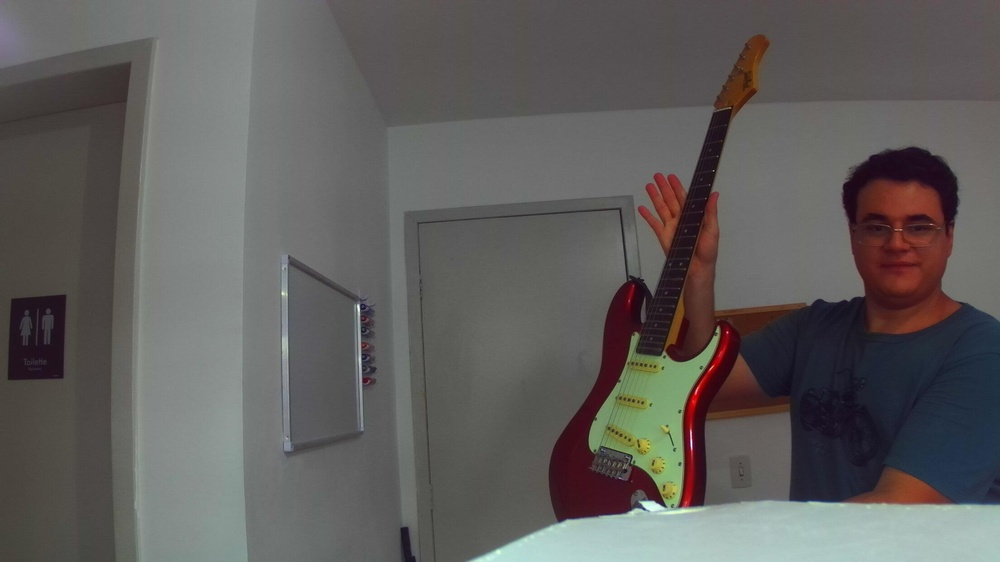
#> input picture zed_cam/images_test/2025-01-19-163633L.jpg, 1000 x 562 px, shrunk from 2208 x 1242 before the run, found by its file name
$ python disparity_create.py   (older library calls are emulated)
#> lines starting #> are read from the running program, lines starting #| are printed output that depends on the picture
import cv2
import matplotlib.pyplot as plt
import numpy as np

# extrair os parametros intrinsecos da camera
calibration_dir = "zed_cam/data/calibration.yaml"
calibration_file = cv2.FileStorage(calibration_dir, cv2.FILE_STORAGE_READ)
Kl = np.array(calibration_file.getNode('Kl').mat())
Dl = np.array(calibration_file.getNode('Dl').mat())
Kr = np.array(calibration_file.getNode('Kr').mat())
Dr = np.array(calibration_file.getNode('Dr').mat())
R = np.array(calibration_file.getNode('R').mat())
T = np.array(calibration_file.getNode('T').mat())
calibration_file.release()

focal_length = Kl[0, 0]
baseline = T[0, 0]/-1000

imgL = cv2.imread("zed_cam/images_test/2025-01-19-163633L.jpg")
#> imgL is the input picture: shape (562, 1000, 3); mean B, G, R 92.2, 93.8, 96.1
imgR = cv2.imread("zed_cam/images_test/2025-01-19-163633R.jpg")
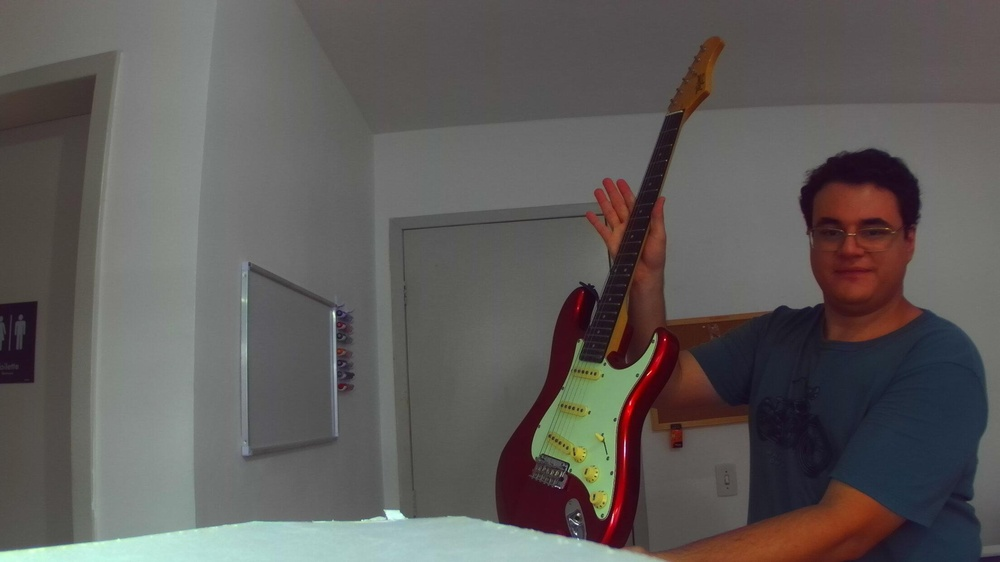
#> input picture zed_cam/images_test/2025-01-19-163633R.jpg, 1000 x 562 px, shrunk from 2208 x 1242 before the run, found by its file name
#> imgR is the input picture: shape (562, 1000, 3); mean B, G, R 89.3, 91, 94.7

# plota as imagens do par estereo
plt.figure(figsize=(10, 5))
plt.subplot(1, 2, 1)
plt.imshow(cv2.cvtColor(imgL, cv2.COLOR_BGR2RGB))
plt.title("Left Image", fontsize=20)
plt.axis('off')
plt.subplot(1, 2, 2)
plt.imshow(cv2.cvtColor(imgR, cv2.COLOR_BGR2RGB))
plt.title("Right Image", fontsize=20)
plt.axis('off')
plt.show()
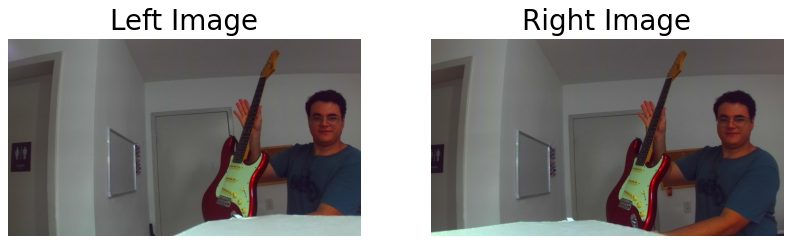
#> figure drawn by matplotlib, 2 panels

imgL = cv2.cvtColor(imgL, cv2.COLOR_BGR2GRAY)
#> imgL: shape (562, 1000)
imgR = cv2.cvtColor(imgR, cv2.COLOR_BGR2GRAY)
#> imgR: shape (562, 1000)

# retificacao
R1, R2, P1, P2, Q, _, _ = cv2.stereoRectify(Kl, Dl, Kr, Dr, (imgL.shape[1], imgL.shape[0]), R, T)

# mapas de remapeamento
map1_left, map2_left = cv2.initUndistortRectifyMap(Kl, Dl, R1, P1, (imgL.shape[1], imgL.shape[0]), cv2.CV_32FC1)
map1_right, map2_right = cv2.initUndistortRectifyMap(Kr, Dr, R2, P2, (imgR.shape[1], imgR.shape[0]), cv2.CV_32FC1)

# aplicar remapeamento para retificar as imagens
rectified_left = cv2.remap(imgL, map1_left, map2_left, cv2.INTER_LINEAR)
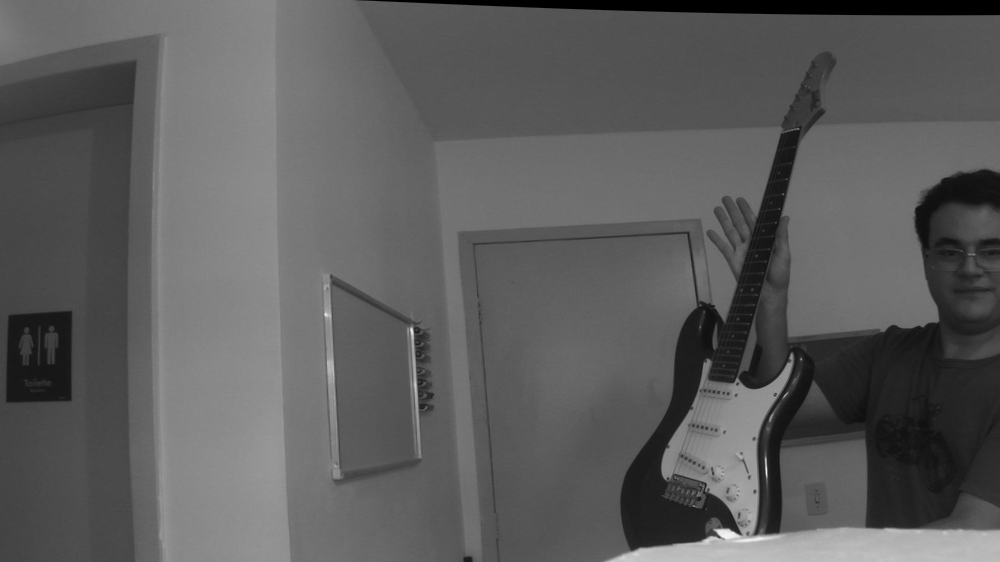
#> rectified_left: shape (562, 1000); min 0, max 245, mean 92.2
rectified_right = cv2.remap(imgR, map1_right, map2_right, cv2.INTER_LINEAR)
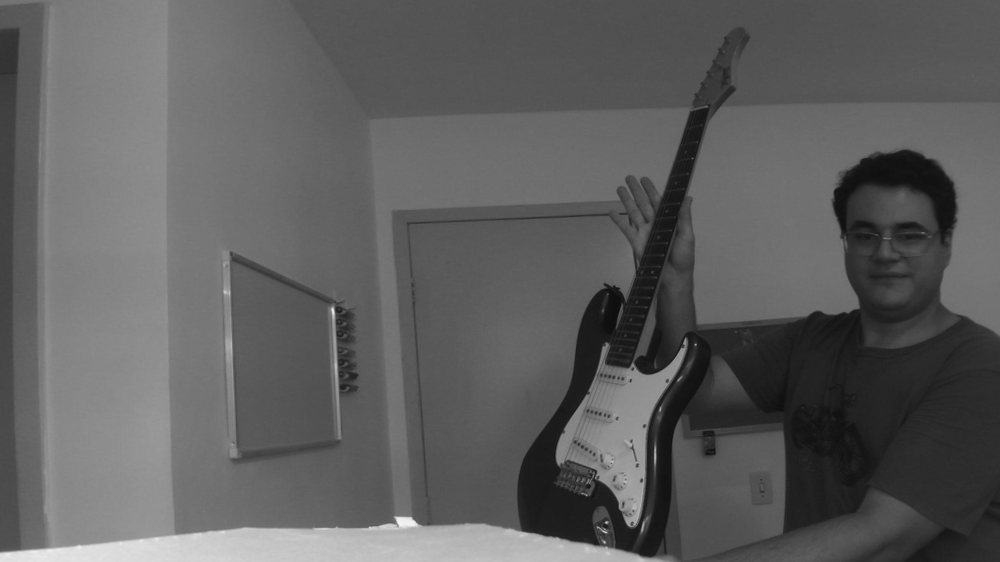
#> rectified_right: shape (562, 1000); min 13, max 245, mean 94

# juntar as imagens normais e retificadas, para visualizacao
image_normal = np.hstack((imgL, imgR))
image_combined = np.hstack((rectified_left, rectified_right))

# desenhar as linhas epipolares
for i in range(0, image_combined.shape[1], 50):
    cv2.line(image_combined, (0, i), (image_combined.shape[1], i), (0, 0, 0), 4)
    cv2.line(image_normal, (0, i), (image_normal.shape[1], i), (0, 0, 0), 4)
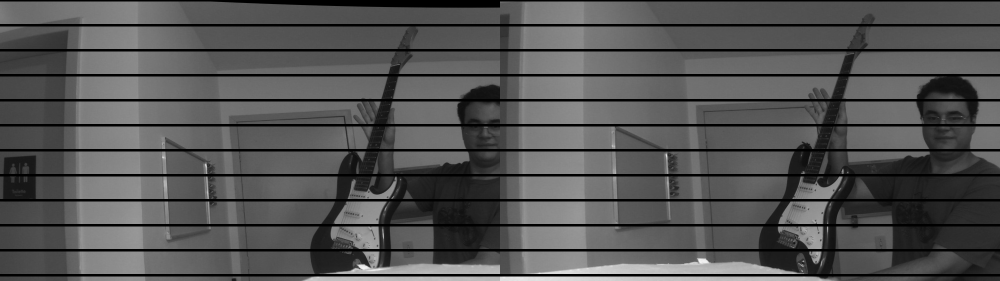
#> image_combined: shape (562, 2000) (shown at 1/2 size); min 0, max 245, mean 83.4
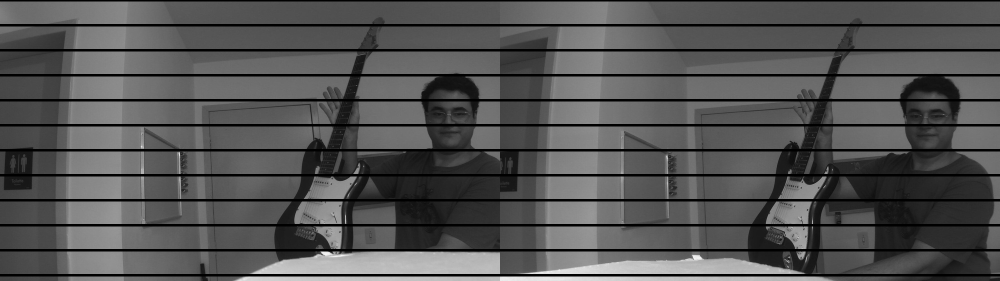
#> image_normal: shape (562, 2000) (shown at 1/2 size); min 0, max 253, mean 83.4

plt.figure(figsize=(10, 5))
plt.imshow(image_normal, cmap='gray')
plt.title('Unrectified Images')
plt.axis('off')
plt.show()

plt.figure(figsize=(10, 5))
plt.imshow(image_combined, cmap='gray')
plt.title('Rectified Images')
plt.axis('off')
plt.show()
window_size = 15
stereo = cv2.StereoSGBM_create(
    minDisparity=0,
    numDisparities=160,
    blockSize=5,
    P1=8 * 1 * window_size ** 2,
    P2=32 * 1 * window_size ** 2,
    disp12MaxDiff=1,
    uniquenessRatio=15,
    speckleWindowSize=0,
    speckleRange=2,
    preFilterCap=63,
    mode=cv2.STEREO_SGBM_MODE_SGBM_3WAY
)

disparity_map = stereo.compute(rectified_left, rectified_right).astype(np.float32)/16
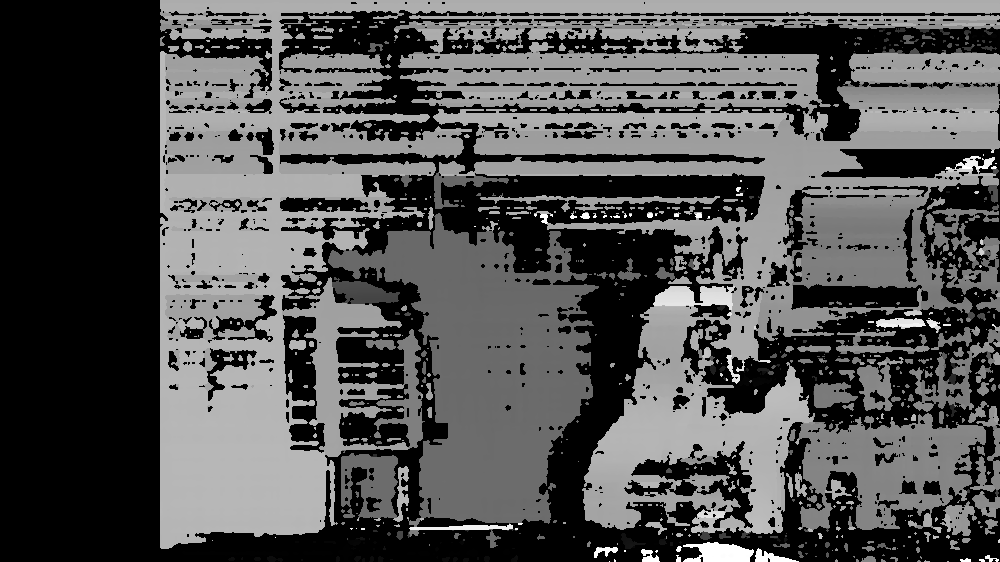
#> disparity_map: shape (562, 1000) float32; min -1, max 159, mean 50.5; drawn with min black and max white

plt.imshow(disparity_map, cmap='gray')
plt.axis('off')
plt.show()
